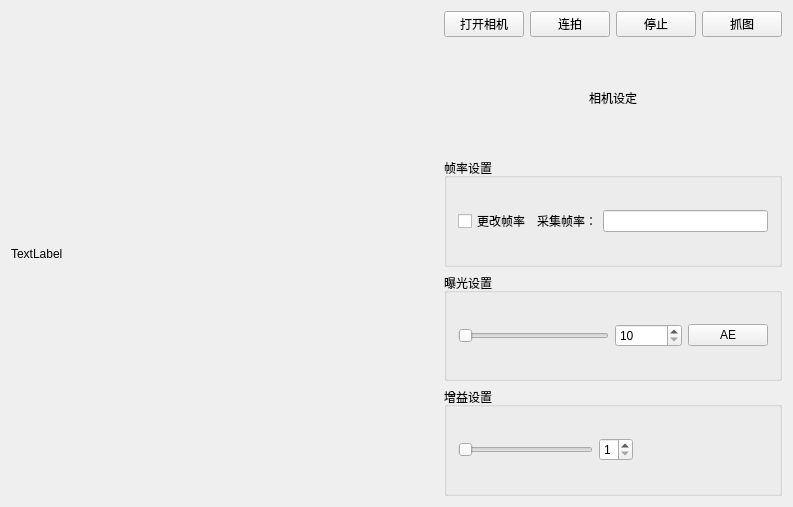
<?xml version="1.0" encoding="UTF-8"?>
<ui version="4.0">
 <class>Widget</class>
 <widget class="QWidget" name="Widget">
  <property name="geometry">
   <rect>
    <x>0</x>
    <y>0</y>
    <width>793</width>
    <height>507</height>
   </rect>
  </property>
  <property name="windowTitle">
   <string>Widget</string>
  </property>
  <layout class="QHBoxLayout" name="horizontalLayout_6" stretch="5,1">
   <item>
    <widget class="QLabel" name="lbl_PicShow">
     <property name="text">
      <string>TextLabel</string>
     </property>
    </widget>
   </item>
   <item>
    <layout class="QVBoxLayout" name="verticalLayout" stretch="1,2,2,2,2">
     <item>
      <layout class="QHBoxLayout" name="horizontalLayout_5">
       <item>
        <widget class="QPushButton" name="btnOpenCamera">
         <property name="text">
          <string>打开相机</string>
         </property>
        </widget>
       </item>
       <item>
        <widget class="QPushButton" name="btnGrabImage">
         <property name="text">
          <string>连拍</string>
         </property>
        </widget>
       </item>
       <item>
        <widget class="QPushButton" name="btnStopGrab">
         <property name="text">
          <string>停止</string>
         </property>
        </widget>
       </item>
       <item>
        <widget class="QPushButton" name="btnSnapImage">
         <property name="text">
          <string>抓图</string>
         </property>
        </widget>
       </item>
      </layout>
     </item>
     <item>
      <layout class="QHBoxLayout" name="horizontalLayout_4">
       <item>
        <spacer name="horizontalSpacer_3">
         <property name="orientation">
          <enum>Qt::Horizontal</enum>
         </property>
         <property name="sizeHint" stdset="0">
          <size>
           <width>40</width>
           <height>20</height>
          </size>
         </property>
        </spacer>
       </item>
       <item>
        <widget class="QLabel" name="label_2">
         <property name="text">
          <string>相机设定</string>
         </property>
        </widget>
       </item>
       <item>
        <spacer name="horizontalSpacer_2">
         <property name="orientation">
          <enum>Qt::Horizontal</enum>
         </property>
         <property name="sizeHint" stdset="0">
          <size>
           <width>40</width>
           <height>20</height>
          </size>
         </property>
        </spacer>
       </item>
      </layout>
     </item>
     <item>
      <widget class="QGroupBox" name="groupBox">
       <property name="title">
        <string>帧率设置</string>
       </property>
       <layout class="QHBoxLayout" name="horizontalLayout_3">
        <item>
         <widget class="QCheckBox" name="ckb_ModifyFps">
          <property name="text">
           <string>更改帧率</string>
          </property>
         </widget>
        </item>
        <item>
         <widget class="QLabel" name="label">
          <property name="text">
           <string>采集帧率：</string>
          </property>
         </widget>
        </item>
        <item>
         <widget class="QLineEdit" name="txt_FrameRate"/>
        </item>
       </layout>
      </widget>
     </item>
     <item>
      <widget class="QGroupBox" name="groupBox_2">
       <property name="title">
        <string>曝光设置</string>
       </property>
       <layout class="QHBoxLayout" name="horizontalLayout_2">
        <item>
         <widget class="QSlider" name="hSliderExTime">
          <property name="minimum">
           <number>10</number>
          </property>
          <property name="maximum">
           <number>840000</number>
          </property>
          <property name="singleStep">
           <number>10</number>
          </property>
          <property name="orientation">
           <enum>Qt::Horizontal</enum>
          </property>
         </widget>
        </item>
        <item>
         <widget class="QSpinBox" name="spinBox_ExTime">
          <property name="minimum">
           <number>10</number>
          </property>
          <property name="maximum">
           <number>840000</number>
          </property>
          <property name="singleStep">
           <number>10</number>
          </property>
         </widget>
        </item>
        <item>
         <widget class="QPushButton" name="btnAutoExTime">
          <property name="text">
           <string>AE</string>
          </property>
         </widget>
        </item>
       </layout>
      </widget>
     </item>
     <item>
      <widget class="QGroupBox" name="groupBox_3">
       <property name="title">
        <string>增益设置</string>
       </property>
       <layout class="QHBoxLayout" name="horizontalLayout">
        <item>
         <widget class="QSlider" name="hSlider_Gain">
          <property name="minimum">
           <number>1</number>
          </property>
          <property name="maximum">
           <number>3</number>
          </property>
          <property name="orientation">
           <enum>Qt::Horizontal</enum>
          </property>
         </widget>
        </item>
        <item>
         <widget class="QSpinBox" name="spinBox_Gain">
          <property name="minimum">
           <number>1</number>
          </property>
          <property name="maximum">
           <number>3</number>
          </property>
         </widget>
        </item>
        <item>
         <spacer name="horizontalSpacer">
          <property name="orientation">
           <enum>Qt::Horizontal</enum>
          </property>
          <property name="sizeHint" stdset="0">
           <size>
            <width>40</width>
            <height>20</height>
           </size>
          </property>
         </spacer>
        </item>
       </layout>
      </widget>
     </item>
    </layout>
   </item>
  </layout>
 </widget>
 <layoutdefault spacing="6" margin="11"/>
 <resources/>
 <connections/>
</ui>
